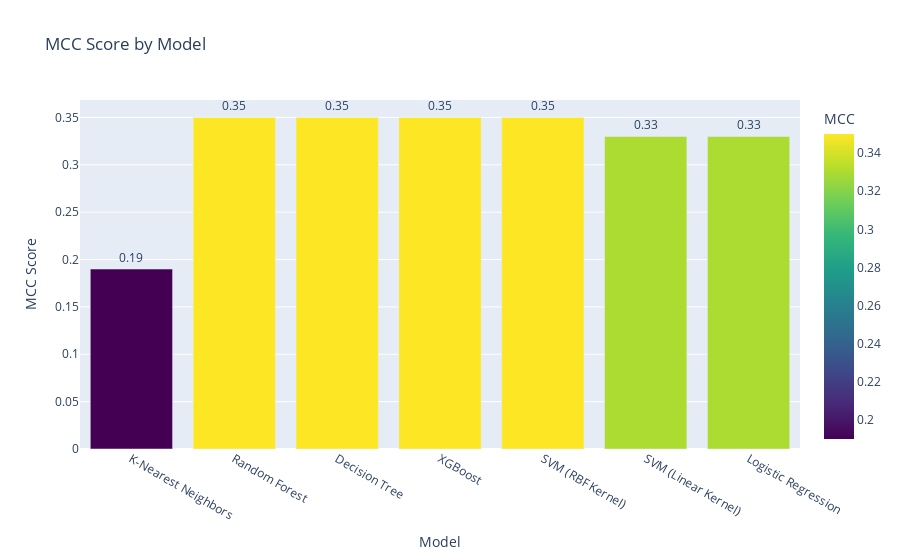

This figure's notebook cell:
### Code cell
# MCC as a Bar Chart using Plotly
import plotly.express as px

fig_mcc = px.bar(
    results_df,
    x='Model',
    y='MCC',
    title=' MCC Score by Model',
    text='MCC',
    color='MCC',
    color_continuous_scale='Viridis'
)
fig_mcc.update_traces(texttemplate='%{text:.2f}', textposition='outside')
fig_mcc.update_layout(yaxis_title='MCC Score', xaxis_title='Model', showlegend=False)
fig_mcc.show()

### Figure 1 — Plotly figure (JSON) as saved in the notebook; plotly's stock layout.template omitted (floating-point values rounded to 4 significant figures)
{"data": [{"alignmentgroup": "True", "hovertemplate": "Model=%{x}<br>MCC=%{marker.color}<extra></extra>", "legendgroup": "", "marker": {"color": [0.19, 0.35, 0.35, 0.35, 0.35, 0.33, 0.33], "coloraxis": "coloraxis", "pattern": {"shape": ""}}, "name": "", "offsetgroup": "", "orientation": "v", "showlegend": false, "text": [0.19, 0.35, 0.35, 0.35, 0.35, 0.33, 0.33], "textposition": "outside", "texttemplate": "%{text:.2f}", "type": "bar", "x": ["K-Nearest Neighbors", "Random Forest", "Decision Tree", "XGBoost", "SVM (RBF Kernel)", "SVM (Linear Kernel)", "Logistic Regression"], "xaxis": "x", "y": [0.19, 0.35, 0.35, 0.35, 0.35, 0.33, 0.33], "yaxis": "y"}], "layout": {"barmode": "relative", "coloraxis": {"colorbar": {"title": {"text": "MCC"}}, "colorscale": [[0, "#440154"], [0.1111, "#482878"], [0.2222, "#3e4989"], [0.3333, "#31688e"], [0.4444, "#26828e"], [0.5556, "#1f9e89"], [0.6667, "#35b779"], [0.7778, "#6ece58"], [0.8889, "#b5de2b"], [1, "#fde725"]]}, "legend": {"tracegroupgap": 0}, "showlegend": false, "title": {"text": " MCC Score by Model"}, "xaxis": {"anchor": "y", "domain": [0, 1], "title": {"text": "Model"}}, "yaxis": {"anchor": "x", "domain": [0, 1], "title": {"text": "MCC Score"}}}}
